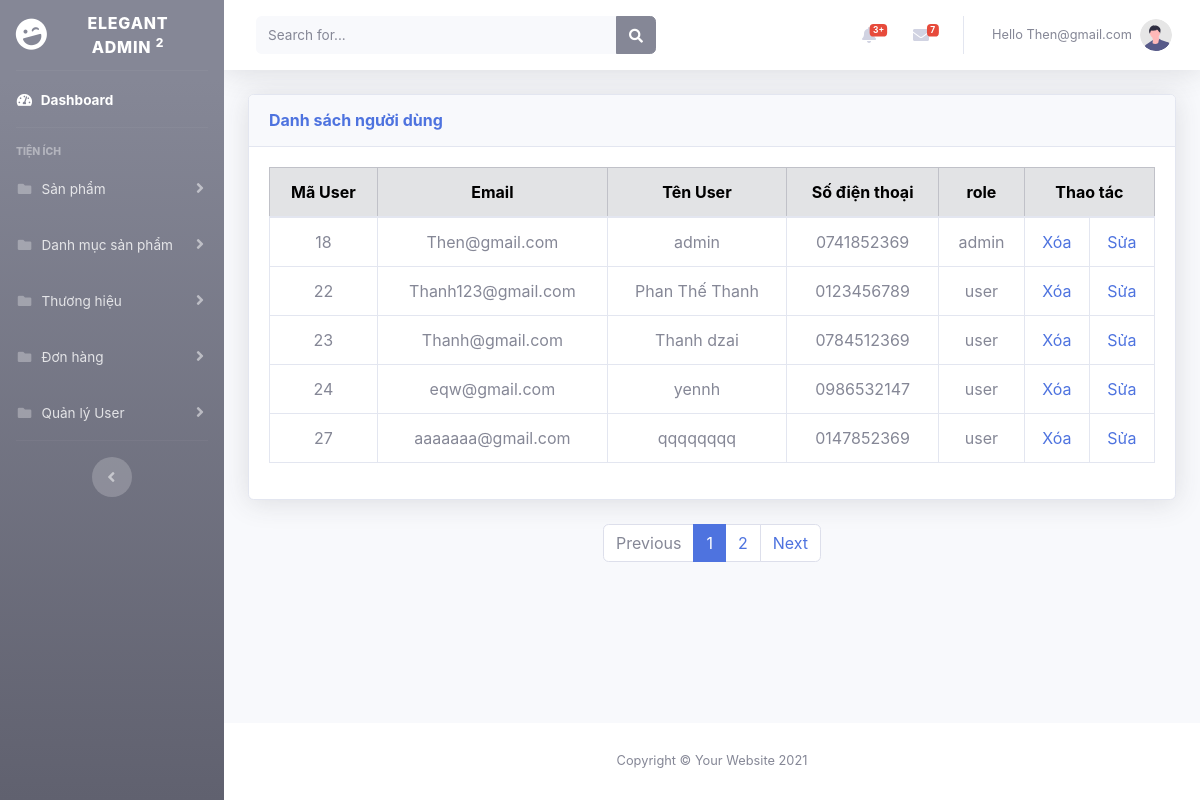
The page /admin/listUser.php (signed in) on the database its author committed.
### tables this page shows
CREATE TABLE `user` (
  `id` int NOT NULL,
  `email` varchar(255) NOT NULL,
  `password` varchar(255) NOT NULL,
  `name` varchar(255) NOT NULL,
  `phone` varchar(255) NOT NULL,
  `role` varchar(255) NOT NULL
);

### class/Auth.php (called while the page is built, shortened)
<?php
class Auth {
    public static function getAllUser($pdo, $limit, $offset) {
        $sql = "SELECT * FROM user
        ORDER BY id ASC LIMIT :limit OFFSET :offset";
        $stmt = $pdo->prepare($sql);
        $stmt->bindParam(":limit", $limit, PDO::PARAM_INT);
        $stmt->bindParam(":offset", $offset, PDO::PARAM_INT);
        if($stmt->execute()){
            $stmt->setFetchMode(PDO::FETCH_CLASS, "Auth");
            return $stmt->FetchAll();
        }
    }
    public static function countAllUser($pdo) {
        $sql = "SELECT COUNT(*) FROM user";
        $stmt = $pdo->prepare($sql);
        if($stmt->execute()){
            return $stmt->fetchColumn();
        }
    }
}

### admin/listUser.php (the view)
<?php
    require_once "inc/sidebar.php";
    require_once "inc/header.php";
    require_once "../class/Auth.php";
    $conn =  new Database();
    $pdo = $conn->getConnect();
    if(empty($_GET['page']))
        $page = 1;
    else
        $page = $_GET['page'];
    $ppp = 5;
    $limit = $ppp;
    $offset = ($page-1)*$ppp;
    $data_user = Auth::getAllUser($pdo, $limit, $offset);
    $max = Auth::countAllUser($pdo);
    $maxPages = ceil($max / $ppp);
?>
    <div class="container-fluid">
        <div class="card shadow mb-4">
            <div class="card-header py-3">
                <h6 class="m-0 font-weight-bold text-primary">Danh sách người dùng</h6>
            </div>
            <div class="card-body">
                <div class="table-responsive">
                    <table class="table table-bordered text-center" id="dataTable" width="100%" cellspacing="0">
                        <thead class="table-secondary">
                            <tr>
                                <th>Mã User</th>
                                <th>Email</th>
                                <th>Tên User</th>
                                <th>Số điện thoại </th>
                                <th>role</th>
                                <th colspan="3">Thao tác</th>
                            </tr>
                        </thead>
                        <tbody>
                            <?php foreach($data_user as $user): ?>
                                <tr>
                                    <td><?=$user->id?></td>
                                    <td><?=$user->email?></td>
                                    <td><?=$user->name?></td>
                                    <td><?=$user->phone?></td>
                                    <td><?=$user->role?></td>
                                    <td align="center">
                                        <a href="deleteUser.php?id=<?=$user->id?>">Xóa</a>
                                    </td>
                                    <td align="center">
                                        <a href="editUser.php?id=<?=$user->id?>">Sửa</a>
                                    </td>
                                </tr>
                            <?php endforeach; ?>
                        </tbody>
                    </table>
                </div>
            </div>
        </div>
        <nav aria-label="Page navigation example">
            <ul class="pagination justify-content-center">
                <li class="page-item <?= $page == 1 ? 'disabled' : '' ?>">
                    <a class="page-link" href="<?= $page == 1 ? '#' : 'listUser.php?page='.($page-1) ?>" aria-disabled="<?= $page == 1 ? 'true' : 'false' ?>">Previous</a>
                </li>
                <?php for ($i = 1; $i <= $maxPages; $i++): ?>
                    <li class="page-item <?= $i == $page ? 'active' : '' ?>">
                        <a class="page-link" href="listUser.php?page=<?= $i ?>"><?= $i ?></a>
                    </li>
                <?php endfor; ?>
                <li class="page-item <?= $page == $maxPages ? 'disabled' : '' ?>">
                    <a class="page-link" href="<?= $page == $maxPages ? '#' : 'listUser.php?page='.($page+1) ?>" aria-disabled="<?= $page == $maxPages ? 'true' : 'false' ?>">Next</a>
                </li>
            </ul>
        </nav>
    </div>
</div>
<?php
    require "inc/footer.php";
?>

### rows shown on the page
user: id "18", email "Then@gmail.com", name "admin", phone "0741852369", role "admin"
user: id "22", email "Thanh123@gmail.com", name "Phan Thế Thanh", phone "0123456789", role "user"
user: id "23", email "Thanh@gmail.com", name "Thanh dzai", phone "0784512369", role "user"
user: id "24", email "eqw@gmail.com", name "yennh", phone "0986532147", role "user"
user: id "27", email "aaaaaaa@gmail.com", name "qqqqqqqq", phone "0147852369", role "user"

### other values the page prints
$_SESSION['logged_user'] "Then@gmail.com"
